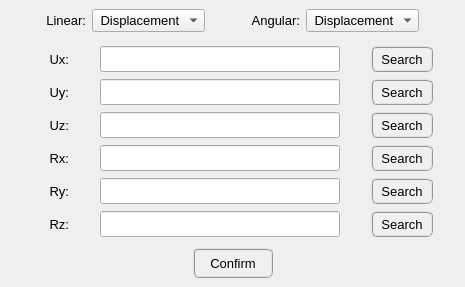
        <widget class="QWidget" name="tab_table_values">
         <attribute name="title">
          <string>Load tables</string>
         </attribute>
         <layout class="QGridLayout" name="gridLayout_15">
          <property name="leftMargin">
           <number>0</number>
          </property>
          <property name="topMargin">
           <number>0</number>
          </property>
          <property name="rightMargin">
           <number>0</number>
          </property>
          <property name="bottomMargin">
           <number>0</number>
          </property>
          <property name="spacing">
           <number>0</number>
          </property>
          <item row="3" column="0">
           <widget class="QFrame" name="frame_8">
            <property name="minimumSize">
             <size>
              <width>0</width>
              <height>48</height>
             </size>
            </property>
            <property name="maximumSize">
             <size>
              <width>16777215</width>
              <height>48</height>
             </size>
            </property>
            <property name="frameShape">
             <enum>QFrame::NoFrame</enum>
            </property>
            <property name="frameShadow">
             <enum>QFrame::Raised</enum>
            </property>
            <layout class="QGridLayout" name="gridLayout_16">
             <property name="leftMargin">
              <number>4</number>
             </property>
             <property name="topMargin">
              <number>4</number>
             </property>
             <property name="rightMargin">
              <number>4</number>
             </property>
             <property name="bottomMargin">
              <number>4</number>
             </property>
             <property name="spacing">
              <number>4</number>
             </property>
             <item row="0" column="1">
              <widget class="QPushButton" name="pushButton_table_values_confirm">
               <property name="minimumSize">
                <size>
                 <width>80</width>
                 <height>30</height>
                </size>
               </property>
               <property name="maximumSize">
                <size>
                 <width>80</width>
                 <height>30</height>
                </size>
               </property>
               <property name="font">
                <font>
                 <pointsize>10</pointsize>
                </font>
               </property>
               <property name="styleSheet">
                <string notr="true">QPushButton{border-radius: 6px; border-color: rgb(150, 150, 150); border-style: ridge; border-width: 2px; color: rgb(0, 0, 0); background-color: rgb(240, 240, 240)}
QPushButton:hover{border-radius: 6px; border-color: rgb(0, 170, 255); border-style: ridge; border-width: 2px; color: rgb(0, 0, 0); background-color: rgba(174, 213, 255, 100)}
QPushButton:pressed{border-radius: 6px; border-color: rgb(0, 170, 255); border-style: ridge; border-width: 2px; color: rgb(0, 0, 0); background-color: rgb(174, 213, 255)}
QPushButton:disabled{border-radius: 6px; border-color: rgb(150, 150, 150); border-style: ridge; border-width: 0px; color: rgb(150,150, 150); background-color: rgb(220, 220, 220)}</string>
               </property>
               <property name="text">
                <string>Confirm</string>
               </property>
              </widget>
             </item>
             <item row="0" column="0">
              <spacer name="horizontalSpacer_9">
               <property name="orientation">
                <enum>Qt::Horizontal</enum>
               </property>
               <property name="sizeHint" stdset="0">
                <size>
                 <width>40</width>
                 <height>20</height>
                </size>
               </property>
              </spacer>
             </item>
             <item row="0" column="2">
              <spacer name="horizontalSpacer_10">
               <property name="orientation">
                <enum>Qt::Horizontal</enum>
               </property>
               <property name="sizeHint" stdset="0">
                <size>
                 <width>40</width>
                 <height>20</height>
                </size>
               </property>
              </spacer>
             </item>
            </layout>
           </widget>
          </item>
          <item row="1" column="0">
           <widget class="QFrame" name="frame_9">
            <property name="frameShape">
             <enum>QFrame::NoFrame</enum>
            </property>
            <property name="frameShadow">
             <enum>QFrame::Raised</enum>
            </property>
            <layout class="QGridLayout" name="gridLayout_3">
             <property name="leftMargin">
              <number>4</number>
             </property>
             <property name="topMargin">
              <number>4</number>
             </property>
             <property name="rightMargin">
              <number>4</number>
             </property>
             <property name="bottomMargin">
              <number>2</number>
             </property>
             <property name="horizontalSpacing">
              <number>4</number>
             </property>
             <property name="verticalSpacing">
              <number>7</number>
             </property>
             <item row="4" column="1">
              <widget class="QLineEdit" name="lineEdit_path_table_ry">
               <property name="enabled">
                <bool>true</bool>
               </property>
               <property name="minimumSize">
                <size>
                 <width>210</width>
                 <height>26</height>
                </size>
               </property>
               <property name="maximumSize">
                <size>
                 <width>240</width>
                 <height>26</height>
                </size>
               </property>
               <property name="alignment">
                <set>Qt::AlignCenter</set>
               </property>
              </widget>
             </item>
             <item row="4" column="2">
              <widget class="QPushButton" name="pushButton_load_ry_table">
               <property name="enabled">
                <bool>true</bool>
               </property>
               <property name="sizePolicy">
                <sizepolicy hsizetype="Expanding" vsizetype="Fixed">
                 <horstretch>0</horstretch>
                 <verstretch>0</verstretch>
                </sizepolicy>
               </property>
               <property name="minimumSize">
                <size>
                 <width>62</width>
                 <height>26</height>
                </size>
               </property>
               <property name="maximumSize">
                <size>
                 <width>62</width>
                 <height>26</height>
                </size>
               </property>
               <property name="font">
                <font>
                 <pointsize>10</pointsize>
                </font>
               </property>
               <property name="styleSheet">
                <string notr="true">QPushButton{border-radius: 6px; border-color: rgb(150, 150, 150); border-style: ridge; border-width: 2px; color: rgb(0, 0, 0); background-color: rgb(240, 240, 240)}
QPushButton:hover{border-radius: 6px; border-color: rgb(0, 170, 255); border-style: ridge; border-width: 2px; color: rgb(0, 0, 0); background-color: rgba(174, 213, 255, 100)}
QPushButton:pressed{border-radius: 6px; border-color: rgb(0, 170, 255); border-style: ridge; border-width: 2px; color: rgb(0, 0, 0); background-color: rgb(174, 213, 255)}
QPushButton:disabled{border-radius: 6px; border-color: rgb(150, 150, 150); border-style: ridge; border-width: 0px; color: rgb(150,150, 150); background-color: rgb(220, 220, 220)}</string>
               </property>
               <property name="text">
                <string>Search</string>
               </property>
              </widget>
             </item>
             <item row="4" column="0">
              <widget class="QLabel" name="label_25">
               <property name="enabled">
                <bool>true</bool>
               </property>
               <property name="minimumSize">
                <size>
                 <width>0</width>
                 <height>26</height>
                </size>
               </property>
               <property name="maximumSize">
                <size>
                 <width>38</width>
                 <height>26</height>
                </size>
               </property>
               <property name="font">
                <font>
                 <pointsize>10</pointsize>
                </font>
               </property>
               <property name="text">
                <string>Ry:</string>
               </property>
               <property name="alignment">
                <set>Qt::AlignRight|Qt::AlignTrailing|Qt::AlignVCenter</set>
               </property>
              </widget>
             </item>
             <item row="5" column="0">
              <widget class="QLabel" name="label_26">
               <property name="enabled">
                <bool>true</bool>
               </property>
               <property name="minimumSize">
                <size>
                 <width>0</width>
                 <height>26</height>
                </size>
               </property>
               <property name="maximumSize">
                <size>
                 <width>38</width>
                 <height>26</height>
                </size>
               </property>
               <property name="font">
                <font>
                 <pointsize>10</pointsize>
                </font>
               </property>
               <property name="text">
                <string>Rz:</string>
               </property>
               <property name="alignment">
                <set>Qt::AlignRight|Qt::AlignTrailing|Qt::AlignVCenter</set>
               </property>
              </widget>
             </item>
             <item row="5" column="1">
              <widget class="QLineEdit" name="lineEdit_path_table_rz">
               <property name="enabled">
                <bool>true</bool>
               </property>
               <property name="minimumSize">
                <size>
                 <width>210</width>
                 <height>26</height>
                </size>
               </property>
               <property name="maximumSize">
                <size>
                 <width>240</width>
                 <height>26</height>
                </size>
               </property>
               <property name="alignment">
                <set>Qt::AlignCenter</set>
               </property>
              </widget>
             </item>
             <item row="1" column="1">
              <widget class="QLineEdit" name="lineEdit_path_table_uy">
               <property name="enabled">
                <bool>true</bool>
               </property>
               <property name="minimumSize">
                <size>
                 <width>210</width>
                 <height>26</height>
                </size>
               </property>
               <property name="maximumSize">
                <size>
                 <width>240</width>
                 <height>26</height>
                </size>
               </property>
               <property name="alignment">
                <set>Qt::AlignCenter</set>
               </property>
              </widget>
             </item>
             <item row="2" column="2">
              <widget class="QPushButton" name="pushButton_load_uz_table">
               <property name="enabled">
                <bool>true</bool>
               </property>
               <property name="sizePolicy">
                <sizepolicy hsizetype="Expanding" vsizetype="Fixed">
                 <horstretch>0</horstretch>
                 <verstretch>0</verstretch>
                </sizepolicy>
               </property>
               <property name="minimumSize">
                <size>
                 <width>62</width>
                 <height>26</height>
                </size>
               </property>
               <property name="maximumSize">
                <size>
                 <width>62</width>
                 <height>26</height>
                </size>
               </property>
               <property name="font">
                <font>
                 <pointsize>10</pointsize>
                </font>
               </property>
               <property name="styleSheet">
                <string notr="true">QPushButton{border-radius: 6px; border-color: rgb(150, 150, 150); border-style: ridge; border-width: 2px; color: rgb(0, 0, 0); background-color: rgb(240, 240, 240)}
QPushButton:hover{border-radius: 6px; border-color: rgb(0, 170, 255); border-style: ridge; border-width: 2px; color: rgb(0, 0, 0); background-color: rgba(174, 213, 255, 100)}
QPushButton:pressed{border-radius: 6px; border-color: rgb(0, 170, 255); border-style: ridge; border-width: 2px; color: rgb(0, 0, 0); background-color: rgb(174, 213, 255)}
QPushButton:disabled{border-radius: 6px; border-color: rgb(150, 150, 150); border-style: ridge; border-width: 0px; color: rgb(150,150, 150); background-color: rgb(220, 220, 220)}</string>
               </property>
               <property name="text">
                <string>Search</string>
               </property>
              </widget>
             </item>
             <item row="1" column="2">
              <widget class="QPushButton" name="pushButton_load_uy_table">
               <property name="enabled">
                <bool>true</bool>
               </property>
               <property name="sizePolicy">
                <sizepolicy hsizetype="Expanding" vsizetype="Fixed">
                 <horstretch>0</horstretch>
                 <verstretch>0</verstretch>
                </sizepolicy>
               </property>
               <property name="minimumSize">
                <size>
                 <width>62</width>
                 <height>26</height>
                </size>
               </property>
               <property name="maximumSize">
                <size>
                 <width>62</width>
                 <height>26</height>
                </size>
               </property>
               <property name="font">
                <font>
                 <pointsize>10</pointsize>
                </font>
               </property>
               <property name="styleSheet">
                <string notr="true">QPushButton{border-radius: 6px; border-color: rgb(150, 150, 150); border-style: ridge; border-width: 2px; color: rgb(0, 0, 0); background-color: rgb(240, 240, 240)}
QPushButton:hover{border-radius: 6px; border-color: rgb(0, 170, 255); border-style: ridge; border-width: 2px; color: rgb(0, 0, 0); background-color: rgba(174, 213, 255, 100)}
QPushButton:pressed{border-radius: 6px; border-color: rgb(0, 170, 255); border-style: ridge; border-width: 2px; color: rgb(0, 0, 0); background-color: rgb(174, 213, 255)}
QPushButton:disabled{border-radius: 6px; border-color: rgb(150, 150, 150); border-style: ridge; border-width: 0px; color: rgb(150,150, 150); background-color: rgb(220, 220, 220)}</string>
               </property>
               <property name="text">
                <string>Search</string>
               </property>
              </widget>
             </item>
             <item row="3" column="2">
              <widget class="QPushButton" name="pushButton_load_rx_table">
               <property name="enabled">
                <bool>true</bool>
               </property>
               <property name="sizePolicy">
                <sizepolicy hsizetype="Expanding" vsizetype="Fixed">
                 <horstretch>0</horstretch>
                 <verstretch>0</verstretch>
                </sizepolicy>
               </property>
               <property name="minimumSize">
                <size>
                 <width>62</width>
                 <height>26</height>
                </size>
               </property>
               <property name="maximumSize">
                <size>
                 <width>62</width>
                 <height>26</height>
                </size>
               </property>
               <property name="font">
                <font>
                 <pointsize>10</pointsize>
                </font>
               </property>
               <property name="styleSheet">
                <string notr="true">QPushButton{border-radius: 6px; border-color: rgb(150, 150, 150); border-style: ridge; border-width: 2px; color: rgb(0, 0, 0); background-color: rgb(240, 240, 240)}
QPushButton:hover{border-radius: 6px; border-color: rgb(0, 170, 255); border-style: ridge; border-width: 2px; color: rgb(0, 0, 0); background-color: rgba(174, 213, 255, 100)}
QPushButton:pressed{border-radius: 6px; border-color: rgb(0, 170, 255); border-style: ridge; border-width: 2px; color: rgb(0, 0, 0); background-color: rgb(174, 213, 255)}
QPushButton:disabled{border-radius: 6px; border-color: rgb(150, 150, 150); border-style: ridge; border-width: 0px; color: rgb(150,150, 150); background-color: rgb(220, 220, 220)}</string>
               </property>
               <property name="text">
                <string>Search</string>
               </property>
              </widget>
             </item>
             <item row="0" column="0">
              <widget class="QLabel" name="label_19">
               <property name="enabled">
                <bool>true</bool>
               </property>
               <property name="minimumSize">
                <size>
                 <width>0</width>
                 <height>26</height>
                </size>
               </property>
               <property name="maximumSize">
                <size>
                 <width>38</width>
                 <height>26</height>
                </size>
               </property>
               <property name="font">
                <font>
                 <pointsize>10</pointsize>
                </font>
               </property>
               <property name="text">
                <string>Ux:</string>
               </property>
               <property name="alignment">
                <set>Qt::AlignRight|Qt::AlignTrailing|Qt::AlignVCenter</set>
               </property>
              </widget>
             </item>
             <item row="3" column="1">
              <widget class="QLineEdit" name="lineEdit_path_table_rx">
               <property name="enabled">
                <bool>true</bool>
               </property>
               <property name="minimumSize">
                <size>
                 <width>210</width>
                 <height>26</height>
                </size>
               </property>
               <property name="maximumSize">
                <size>
                 <width>240</width>
                 <height>26</height>
                </size>
               </property>
               <property name="alignment">
                <set>Qt::AlignCenter</set>
               </property>
              </widget>
             </item>
             <item row="3" column="0">
              <widget class="QLabel" name="label_24">
               <property name="enabled">
                <bool>true</bool>
               </property>
               <property name="minimumSize">
                <size>
                 <width>0</width>
                 <height>26</height>
                </size>
               </property>
               <property name="maximumSize">
                <size>
                 <width>38</width>
                 <height>26</height>
                </size>
               </property>
               <property name="font">
                <font>
                 <pointsize>10</pointsize>
                </font>
               </property>
               <property name="text">
                <string>Rx:</string>
               </property>
               <property name="alignment">
                <set>Qt::AlignRight|Qt::AlignTrailing|Qt::AlignVCenter</set>
               </property>
              </widget>
             </item>
             <item row="2" column="1">
              <widget class="QLineEdit" name="lineEdit_path_table_uz">
               <property name="enabled">
                <bool>true</bool>
               </property>
               <property name="minimumSize">
                <size>
                 <width>210</width>
                 <height>26</height>
                </size>
               </property>
               <property name="maximumSize">
                <size>
                 <width>240</width>
                 <height>26</height>
                </size>
               </property>
               <property name="alignment">
                <set>Qt::AlignCenter</set>
               </property>
              </widget>
             </item>
             <item row="1" column="0">
              <widget class="QLabel" name="label_22">
               <property name="enabled">
                <bool>true</bool>
               </property>
               <property name="minimumSize">
                <size>
                 <width>0</width>
                 <height>26</height>
                </size>
               </property>
               <property name="maximumSize">
                <size>
                 <width>38</width>
                 <height>26</height>
                </size>
               </property>
               <property name="font">
                <font>
                 <pointsize>10</pointsize>
                </font>
               </property>
               <property name="text">
                <string>Uy:</string>
               </property>
               <property name="alignment">
                <set>Qt::AlignRight|Qt::AlignTrailing|Qt::AlignVCenter</set>
               </property>
              </widget>
             </item>
             <item row="5" column="2">
              <widget class="QPushButton" name="pushButton_load_rz_table">
               <property name="enabled">
                <bool>true</bool>
               </property>
               <property name="sizePolicy">
                <sizepolicy hsizetype="Expanding" vsizetype="Fixed">
                 <horstretch>0</horstretch>
                 <verstretch>0</verstretch>
                </sizepolicy>
               </property>
               <property name="minimumSize">
                <size>
                 <width>62</width>
                 <height>26</height>
                </size>
               </property>
               <property name="maximumSize">
                <size>
                 <width>62</width>
                 <height>26</height>
                </size>
               </property>
               <property name="font">
                <font>
                 <pointsize>10</pointsize>
                </font>
               </property>
               <property name="styleSheet">
                <string notr="true">QPushButton{border-radius: 6px; border-color: rgb(150, 150, 150); border-style: ridge; border-width: 2px; color: rgb(0, 0, 0); background-color: rgb(240, 240, 240)}
QPushButton:hover{border-radius: 6px; border-color: rgb(0, 170, 255); border-style: ridge; border-width: 2px; color: rgb(0, 0, 0); background-color: rgba(174, 213, 255, 100)}
QPushButton:pressed{border-radius: 6px; border-color: rgb(0, 170, 255); border-style: ridge; border-width: 2px; color: rgb(0, 0, 0); background-color: rgb(174, 213, 255)}
QPushButton:disabled{border-radius: 6px; border-color: rgb(150, 150, 150); border-style: ridge; border-width: 0px; color: rgb(150,150, 150); background-color: rgb(220, 220, 220)}</string>
               </property>
               <property name="text">
                <string>Search</string>
               </property>
              </widget>
             </item>
             <item row="0" column="1">
              <widget class="QLineEdit" name="lineEdit_path_table_ux">
               <property name="enabled">
                <bool>true</bool>
               </property>
               <property name="minimumSize">
                <size>
                 <width>210</width>
                 <height>26</height>
                </size>
               </property>
               <property name="maximumSize">
                <size>
                 <width>240</width>
                 <height>26</height>
                </size>
               </property>
               <property name="alignment">
                <set>Qt::AlignCenter</set>
               </property>
              </widget>
             </item>
             <item row="2" column="0">
              <widget class="QLabel" name="label_23">
               <property name="enabled">
                <bool>true</bool>
               </property>
               <property name="minimumSize">
                <size>
                 <width>0</width>
                 <height>26</height>
                </size>
               </property>
               <property name="maximumSize">
                <size>
                 <width>38</width>
                 <height>26</height>
                </size>
               </property>
               <property name="font">
                <font>
                 <pointsize>10</pointsize>
                </font>
               </property>
               <property name="text">
                <string>Uz:</string>
               </property>
               <property name="alignment">
                <set>Qt::AlignRight|Qt::AlignTrailing|Qt::AlignVCenter</set>
               </property>
              </widget>
             </item>
             <item row="0" column="2">
              <widget class="QPushButton" name="pushButton_load_ux_table">
               <property name="enabled">
                <bool>true</bool>
               </property>
               <property name="sizePolicy">
                <sizepolicy hsizetype="Expanding" vsizetype="Fixed">
                 <horstretch>0</horstretch>
                 <verstretch>0</verstretch>
                </sizepolicy>
               </property>
               <property name="minimumSize">
                <size>
                 <width>62</width>
                 <height>26</height>
                </size>
               </property>
               <property name="maximumSize">
                <size>
                 <width>62</width>
                 <height>26</height>
                </size>
               </property>
               <property name="font">
                <font>
                 <pointsize>10</pointsize>
                </font>
               </property>
               <property name="styleSheet">
                <string notr="true">QPushButton{border-radius: 6px; border-color: rgb(150, 150, 150); border-style: ridge; border-width: 2px; color: rgb(0, 0, 0); background-color: rgb(240, 240, 240)}
QPushButton:hover{border-radius: 6px; border-color: rgb(0, 170, 255); border-style: ridge; border-width: 2px; color: rgb(0, 0, 0); background-color: rgba(174, 213, 255, 100)}
QPushButton:pressed{border-radius: 6px; border-color: rgb(0, 170, 255); border-style: ridge; border-width: 2px; color: rgb(0, 0, 0); background-color: rgb(174, 213, 255)}
QPushButton:disabled{border-radius: 6px; border-color: rgb(150, 150, 150); border-style: ridge; border-width: 0px; color: rgb(150,150, 150); background-color: rgb(220, 220, 220)}</string>
               </property>
               <property name="text">
                <string>Search</string>
               </property>
              </widget>
             </item>
            </layout>
           </widget>
          </item>
          <item row="0" column="0">
           <widget class="QFrame" name="frame_6">
            <property name="minimumSize">
             <size>
              <width>0</width>
              <height>42</height>
             </size>
            </property>
            <property name="maximumSize">
             <size>
              <width>16777215</width>
              <height>42</height>
             </size>
            </property>
            <property name="font">
             <font>
              <pointsize>10</pointsize>
             </font>
            </property>
            <property name="frameShape">
             <enum>QFrame::NoFrame</enum>
            </property>
            <property name="frameShadow">
             <enum>QFrame::Raised</enum>
            </property>
            <layout class="QGridLayout" name="gridLayout_2">
             <property name="leftMargin">
              <number>6</number>
             </property>
             <property name="topMargin">
              <number>0</number>
             </property>
             <property name="rightMargin">
              <number>6</number>
             </property>
             <property name="bottomMargin">
              <number>0</number>
             </property>
             <property name="horizontalSpacing">
              <number>6</number>
             </property>
             <item row="0" column="2">
              <widget class="QComboBox" name="comboBox_linear_data_type">
               <property name="font">
                <font>
                 <pointsize>10</pointsize>
                </font>
               </property>
               <item>
                <property name="text">
                 <string> Displacement</string>
                </property>
               </item>
               <item>
                <property name="text">
                 <string> Velocity</string>
                </property>
               </item>
               <item>
                <property name="text">
                 <string> Acceleration</string>
                </property>
               </item>
              </widget>
             </item>
             <item row="0" column="0">
              <spacer name="horizontalSpacer_7">
               <property name="orientation">
                <enum>Qt::Horizontal</enum>
               </property>
               <property name="sizeHint" stdset="0">
                <size>
                 <width>40</width>
                 <height>20</height>
                </size>
               </property>
              </spacer>
             </item>
             <item row="0" column="3">
              <spacer name="horizontalSpacer_11">
               <property name="orientation">
                <enum>Qt::Horizontal</enum>
               </property>
               <property name="sizeHint" stdset="0">
                <size>
                 <width>40</width>
                 <height>20</height>
                </size>
               </property>
              </spacer>
             </item>
             <item row="0" column="1">
              <widget class="QLabel" name="label_3">
               <property name="font">
                <font>
                 <pointsize>10</pointsize>
                </font>
               </property>
               <property name="text">
                <string>Linear:</string>
               </property>
               <property name="alignment">
                <set>Qt::AlignRight|Qt::AlignTrailing|Qt::AlignVCenter</set>
               </property>
              </widget>
             </item>
             <item row="0" column="5">
              <widget class="QComboBox" name="comboBox_angular_data_type">
               <property name="font">
                <font>
                 <pointsize>10</pointsize>
                </font>
               </property>
               <item>
                <property name="text">
                 <string> Displacement</string>
                </property>
               </item>
               <item>
                <property name="text">
                 <string> Velocity</string>
                </property>
               </item>
               <item>
                <property name="text">
                 <string> Acceleration</string>
                </property>
               </item>
              </widget>
             </item>
             <item row="0" column="4">
              <widget class="QLabel" name="label_5">
               <property name="font">
                <font>
                 <pointsize>10</pointsize>
                </font>
               </property>
               <property name="text">
                <string>Angular:</string>
               </property>
               <property name="alignment">
                <set>Qt::AlignRight|Qt::AlignTrailing|Qt::AlignVCenter</set>
               </property>
              </widget>
             </item>
             <item row="0" column="6">
              <spacer name="horizontalSpacer_8">
               <property name="orientation">
                <enum>Qt::Horizontal</enum>
               </property>
               <property name="sizeHint" stdset="0">
                <size>
                 <width>40</width>
                 <height>20</height>
                </size>
               </property>
              </spacer>
             </item>
            </layout>
           </widget>
          </item>
         </layout>
        </widget>
